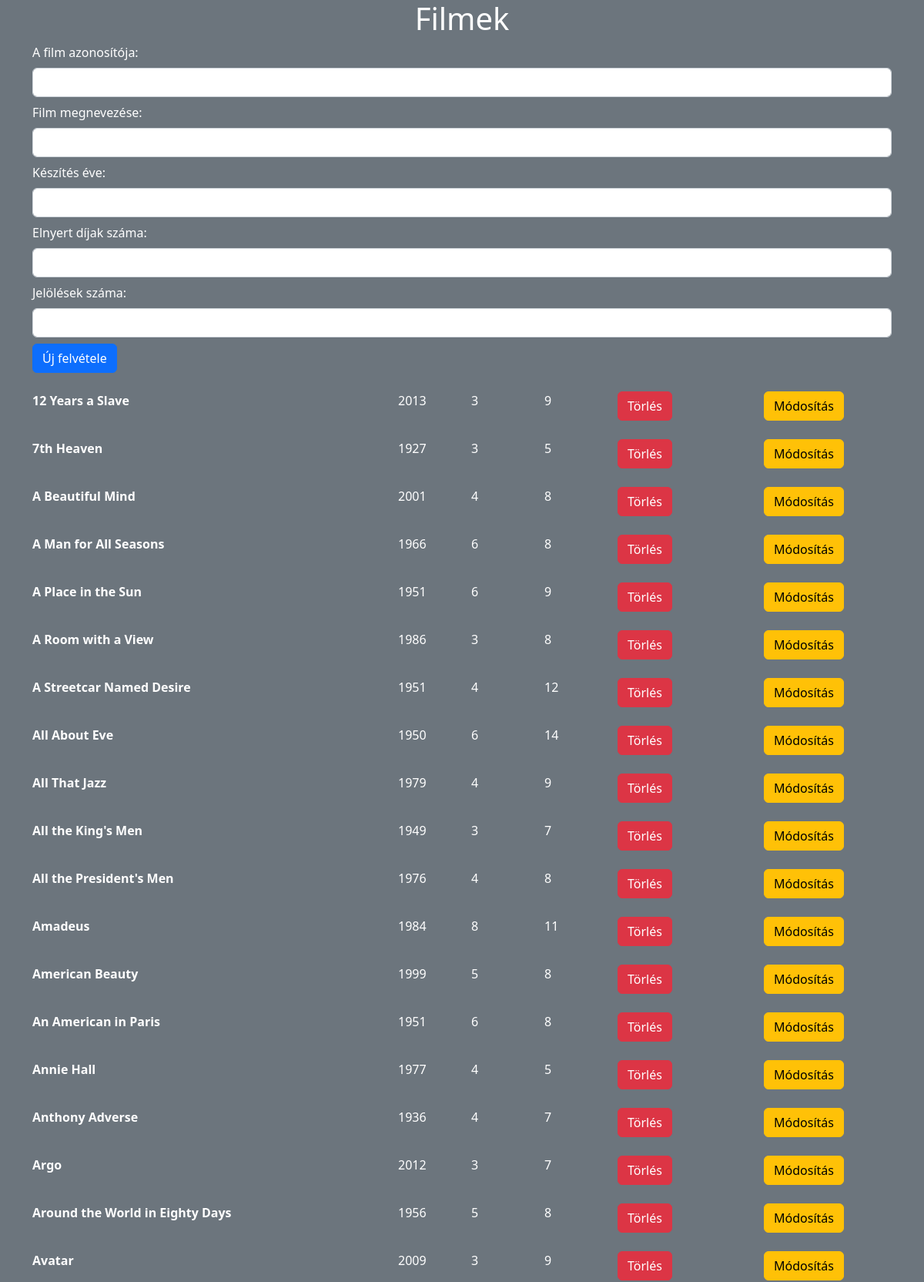
The page / (upper part) on the database its author committed.
### tables this page shows
CREATE TABLE `filmek` (
  `azon` varchar(15) NOT NULL,
  `cim` varchar(255) DEFAULT NULL,
  `ev` int(11) DEFAULT NULL,
  `dij` int(11) DEFAULT NULL,
  `jelol` int(11) DEFAULT NULL
);

### index.php (the view, shortened to what this page needs)
<!doctype html>
<html lang="hu">
  <head>
    <link href="https://cdn.jsdelivr.net/npm/bootstrap@5.2.3/dist/css/bootstrap.min.css" rel="stylesheet">
  </head>
  <body class="bg-secondary text-white" >
    <h1 class="text-center">Filmek</h1>
<div class="container">
  <form action="adatfelvitel.php" method="get">
  <div class="mb-2">
    <label for="azon" class="form-label">A film azonosítója: </label>
    <input type="text" class="form-control" id="azon" name="azon">
  </div>
  <div class="mb-2">
    <label for="cim" class="form-label">Film megnevezése: </label>
    <input type="text" class="form-control" id="cim" name="cim">
  </div>
  <div class="mb-2">
    <label for="ev" class="form-label">Készítés éve: </label>
    <input type="text" class="form-control" id="ev" name="ev">
  </div>
  <div class="mb-2">
    <label for="dij" class="form-label">Elnyert díjak száma: </label>
    <input type="text" class="form-control" id="dij" name="dij">
  </div>
  <div class="mb-2">
    <label for="jelol" class="form-label">Jelölések száma: </label>
    <input type="text" class="form-control" id="jelol" name="jelol">
  </div>
  <button type="submit" class="btn btn-primary">Új felvétele</button>
</form>
<?php
    $kapcsolat=mysqli_connect("127.0.0.1","root","")
        or die("Csatlakozási hiba!");
    mysqli_select_db($kapcsolat, "oscar");
    $sql="select * from filmek order by cim;";
    $gyumolcsok=mysqli_query($kapcsolat, $sql);
    while($sor=mysqli_fetch_assoc($gyumolcsok)){
?>
  <div class="row my-4">
      <div class="col-5 fw-bold"><?php print($sor["cim"]); ?></div>
      <div class="col-1"><?php print($sor["ev"]); ?></div>
      <div class="col-1"><?php print($sor["dij"]); ?></div>
      <div class="col-1"><?php print($sor["jelol"]); ?></div>
      <div class="col-2">
        <a href="delete.php?id=<?php echo $sor['azon'] ?>" class="btn btn-danger">Törlés</a>
      </div>
      <div class="col-2">
        <a href="modosit.php?id=<?php echo $sor['azon'] ?>" class="btn btn-warning">Módosítás</a>
      </div>
  </div>
<?php
    }
?>
</div>
  </body>
</html>

### rows shown on the page
filmek: cim "12 Years a Slave", ev "2013", dij "3", jelol "9"
filmek: cim "7th Heaven", ev "1927", dij "3", jelol "5"
filmek: cim "A Beautiful Mind", ev "2001", dij "4", jelol "8"
filmek: cim "A Man for All Seasons", ev "1966", dij "6", jelol "8"
filmek: cim "A Place in the Sun", ev "1951", dij "6", jelol "9"
filmek: cim "A Room with a View", ev "1986", dij "3", jelol "8"
filmek: cim "A Streetcar Named Desire", ev "1951", dij "4", jelol "12"
filmek: cim "All About Eve", ev "1950", dij "6", jelol "14"
filmek: cim "All That Jazz", ev "1979", dij "4", jelol "9"
filmek: cim "All the King's Men", ev "1949", dij "3", jelol "7"
filmek: cim "All the President's Men", ev "1976", dij "4", jelol "8"
filmek: cim "Amadeus", ev "1984", dij "8", jelol "11"
filmek: cim "American Beauty", ev "1999", dij "5", jelol "8"
filmek: cim "An American in Paris", ev "1951", dij "6", jelol "8"
filmek: cim "Annie Hall", ev "1977", dij "4", jelol "5"
filmek: cim "Anthony Adverse", ev "1936", dij "4", jelol "7"
filmek: cim "Argo", ev "2012", dij "3", jelol "7"
filmek: cim "Around the World in Eighty Days", ev "1956", dij "5", jelol "8"
filmek: cim "Avatar", ev "2009", dij "3", jelol "9"
